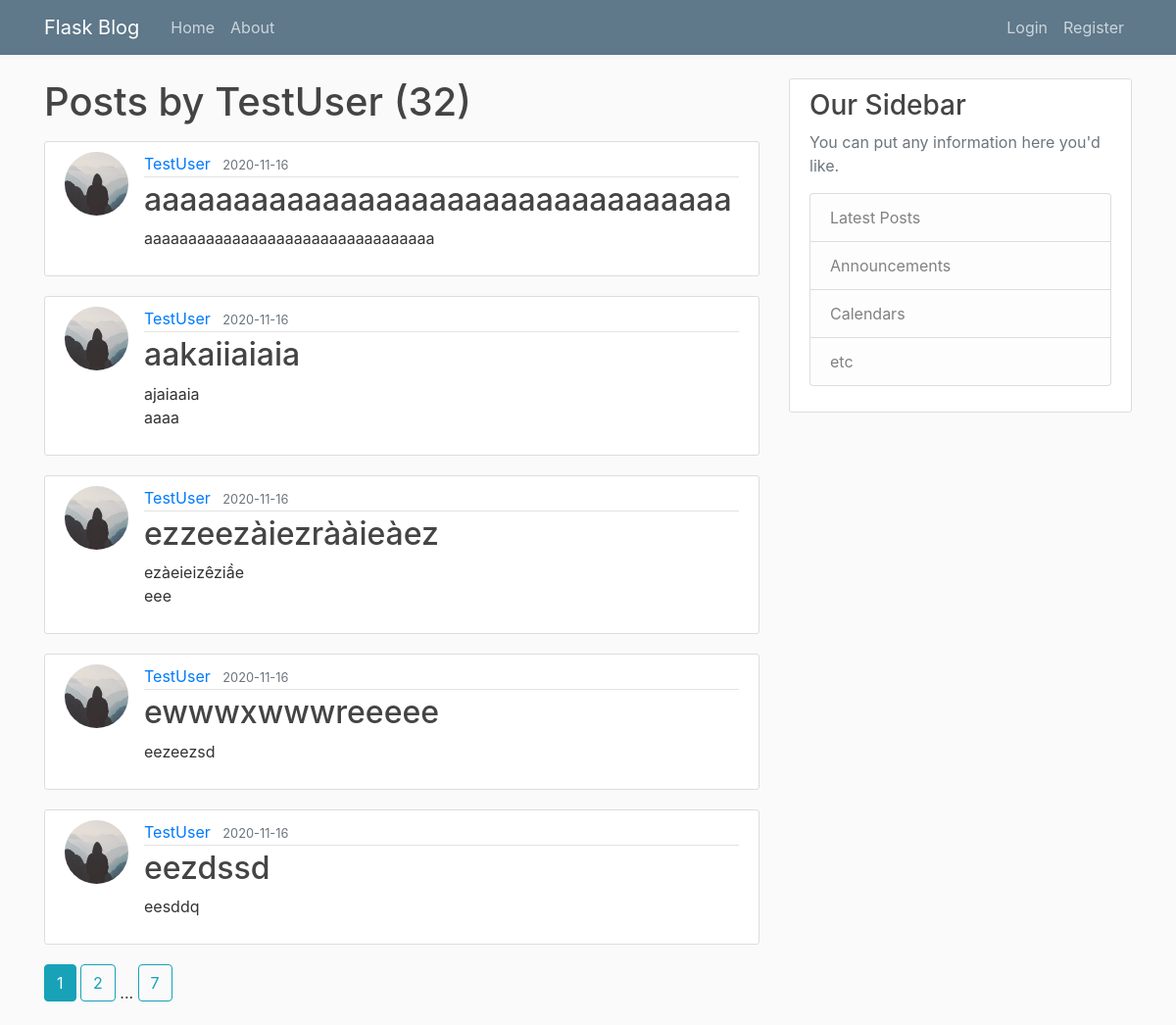
Page /user/TestUser on the committed database.
### flaskblog/models.py (models this page shows, shortened)
class User(db.Model, UserMixin):
    id = db.Column(db.Integer, primary_key=True)
    username = db.Column(db.String(20), unique=True, nullable=False)
    email = db.Column(db.String(120), unique=True, nullable=False)
    image_file = db.Column(db.String(20), nullable=False,
                           default='default.jpg')
    password = db.Column(db.String(60), nullable=False)
    posts = db.relationship('Post', backref='author', lazy=True)

class Post(db.Model):
    id = db.Column(db.Integer, primary_key=True)
    title = db.Column(db.String(100), nullable=False)
    date_posted = db.Column(db.DateTime, nullable=False,
                            default=datetime.utcnow)
    content = db.Column(db.Text, nullable=False)
    user_id = db.Column(db.Integer, db.ForeignKey('user.id'), nullable=False)

### flaskblog/users/routes.py (the view)
@users.route("/user/<string:username>")
def user_posts(username):
    page = request.args.get('page', 1, type=int)
    user = User.query.filter_by(username=username).first_or_404()
    posts = Post.query\
        .filter_by(author=user)\
        .order_by(Post.date_posted.desc())\
        .paginate(page=page, per_page=5)
    return render_template('user_posts.html', posts=posts, user=user)

### flaskblog/templates/user_posts.html
{% extends 'layout.html' %}
{% block content %}
  <h1 class="mb-3">Posts by {{ user.username }} ({{ posts.total}})</h1>
  {% for post in posts.items %}
  <article class="media content-section">
    <img class='rounded-circle article-img' src='{{url_for('static', filename="profile_pics/"+post.author.image_file )}}' />
    <div class="media-body">
      <div class="article-metadata">
        <a class="mr-2" href="{{ url_for('users.user_posts', username=post.author.username)}}">{{ post.author.username }}</a>
        <small class="text-muted">{{ post.date_posted.strftime('%Y-%m-%d') }}</small>
      </div>
      <h2><a class="article-title" href="{{url_for('posts.post', post_id=post.id)}}">{{ post.title }}</a></h2>
      <p class="article-content">{{ post.content }}</p>
    </div>
  </article>
  {% endfor %}
  {% for page_num in posts.iter_pages(left_edge=1, right_edge=1, left_current=1, right_current=2) %}
    {% if page_num %}
      {% if posts.page == page_num %}
        <a class="btn btn-info mb-4" href='{{url_for("users.user_posts", username=user.username, page=page_num)}}'>{{page_num}}</a>
      {% else %}
       <a class="btn btn-outline-info mb-4" href='{{url_for("users.user_posts", username=user.username, page=page_num)}}'>{{page_num}}</a>
      {% endif %}
    {% else %}
      ...
    {% endif %}
  {% endfor %}
{% endblock content %}

### flaskblog/static/main.css (style rules this page uses)
body { background: #fafafa; color: #333333; margin-top: 5rem; }
h1, h2, h3, h4, h5, h6 { color: #444444; }
.content-section { background: #ffffff; padding: 10px 20px; border: 1px solid #dddddd; border-radius: 3px; margin-bottom: 20px; }
.article-title { color: #444444; }
.article-content { white-space: pre-line; }
.article-img { height: 65px; width: 65px; margin-right: 16px; }
.article-metadata { padding-bottom: 1px; margin-bottom: 4px; border-bottom: 1px solid #e3e3e3; }

### rows in the picture
User: username "TestUser"
Post: image_file (placeholder picture), author.username "TestUser", date_posted "2020-11-16", title "aaaaaaaaaaaaaaaaaaaaaaaaaaaaaaaaa", content "aaaaaaaaaaaaaaaaaaaaaaaaaaaaaaaaa"
Post: image_file (placeholder picture), author.username "TestUser", date_posted "2020-11-16", title "aakaiiaiaia", content "ajaiaaia aaaa"
Post: image_file (placeholder picture), author.username "TestUser", date_posted "2020-11-16", title "ezzeezàiezrààieàez", content "ezàeieizêziầe eee"
Post: image_file (placeholder picture), author.username "TestUser", date_posted "2020-11-16", title "ewwwxwwwreeeee", content "eezeezsd"
Post: image_file (placeholder picture), author.username "TestUser", date_posted "2020-11-16", title "eezdssd", content "eesddq"

### other values in the picture
{{ posts.total }} "32"
{{ page_num }} "1"
{{ page_num }} "2" "7"
